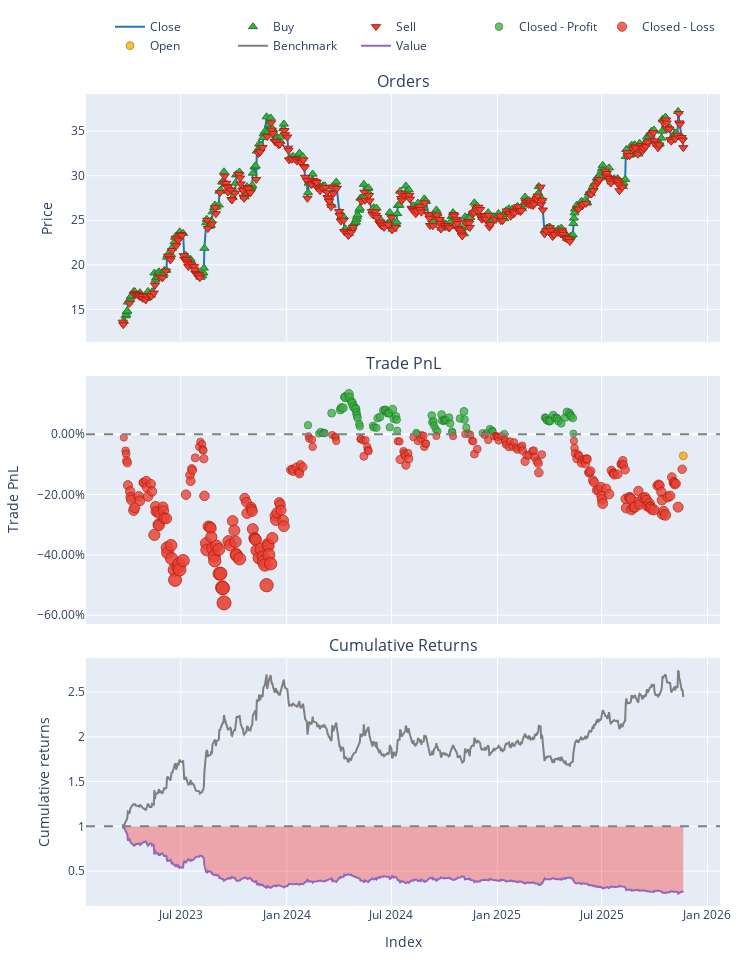

Notebook code cell kept with this figure:
### Code cell
## 2020-2025 

# Load Data
# (Ensure your CSV has columns like 'close', 'rsi', 'sma', etc.)
try:
    data = pd.read_csv('data/processed/CWCO_processed.csv')
    if 'Date' in data.columns:
        data['Date'] = pd.to_datetime(data['Date'])
        data.set_index('Date', inplace=True)
    print("Data loaded successfully.")
except FileNotFoundError:
    print("Error: Data file not found. Check path.")

# Split Train/Test
split_idx = int(len(data) * 0.7)
train_df = data.iloc[:split_idx]
#train_df = train_df.drop(columns=['open', 'high', 'low', 'volume', 'future_return'], errors='ignore')
test_df = data.iloc[split_idx:]
#test_df = test_df.drop(columns=['open', 'high', 'low', 'volume', 'future_return'], errors='ignore')

# Initialize Trainer
trainer = ModelTrainerRL(config['reinforcement_learning'])

print("Training PPO Agent...")


env_params = config['reinforcement_learning']['environment']

env_train = TradingEnvRL(
    train_df, 
    initial_balance=env_params.get('initial_balance', 10000),
    commission=env_params.get('commission', 0.001),
    lookback_window=env_params.get('lookback_window', 30)
)

result = trainer.train_ppo(env_train)
model = result['model'] 

print("Training Complete.")

print("Generating Agent Predictions on Test Data...")


env_params = config['reinforcement_learning']['environment']


env_test = TradingEnvRL(
    test_df, 
    initial_balance=env_params.get('initial_balance', 100000),
    commission=env_params.get('commission', 0.001),
    lookback_window=env_params.get('lookback_window', 30)
)

obs, _ = env_test.reset()
done = False
actions = []

# Manual Inference Loop
while not done:
    action, _ = model.predict(obs, deterministic=True)
    actions.append(action[0]) 
    obs, _, terminated, truncated, _ = env_test.step(action)
    done = terminated or truncated


#  RUN BACKTEST ---
print("Running Backtest...")


backtester = PortfolioBacktesterRL(env_params) 

portfolio = backtester.run_backtest(
    price_data=test_df['close'], 
    predicted_weights=np.array(actions),
    lookback_window=env_params.get('lookback_window', 30) # Important for data alignment
)
comparison = backtester.compare_with_buy_and_hold_rl()
# Show Metrics
metrics = backtester.get_performance_metrics()
print("\n--- Strategy Performance ---")
for k, v in metrics.items():
    print(f"{k}: {v:.4f}")

# Plot
portfolio.plot().show()

### Figure 1 — Plotly figure (JSON) as saved in the notebook; plotly's stock layout.template omitted (floating-point values rounded to 4 significant figures; data arrays with more than 128 entries replaced by an {"elided": "..."} marker saying what was removed)
{"data": [{"legendgroup": "0", "line": {"color": "#1f77b4"}, "name": "Close", "showlegend": true, "type": "scatter", "uid": "74bd0bb6-f994-49bf-8ecd-aef9102e5890", "x": {"elided": "671 str values"}, "xaxis": "x", "y": {"elided": "671 float values"}, "yaxis": "y"}, {"customdata": {"elided": "347x3 float values"}, "hovertemplate": "Order Id: %{customdata[0]}<br>Timestamp: %{x}<br>Price: %{y}<br>Size: %{customdata[1]:.6f}<br>Fees: %{customdata[2]:.6f}", "legendgroup": "1", "marker": {"color": "#37B13F", "line": {"color": "rgb(38,123,44)", "width": 1}, "size": 8, "symbol": "triangle-up"}, "mode": "markers", "name": "Buy", "type": "scatter", "uid": "209cf6bf-0b6f-4cc1-a7b9-d6e03befa467", "x": {"elided": "347 str values"}, "xaxis": "x", "y": {"elided": "347 float values"}, "yaxis": "y"}, {"customdata": {"elided": "324x3 float values"}, "hovertemplate": "Order Id: %{customdata[0]}<br>Timestamp: %{x}<br>Price: %{y}<br>Size: %{customdata[1]:.6f}<br>Fees: %{customdata[2]:.6f}", "legendgroup": "2", "marker": {"color": "#EA4335", "line": {"color": "rgb(181,31,18)", "width": 1}, "size": 8, "symbol": "triangle-down"}, "mode": "markers", "name": "Sell", "type": "scatter", "uid": "c940358f-265b-4cfb-bcf4-32a9a1231e94", "x": {"elided": "324 str values"}, "xaxis": "x", "y": {"elided": "324 float values"}, "yaxis": "y"}, {"customdata": {"elided": "88x4 float values"}, "hovertemplate": "Exit Trade Id: %{customdata[0]}<br>Position Id: %{customdata[1]}<br>Exit Timestamp: %{x}<br>PnL: %{customdata[2]:.6f}<br>Return: %{customdata[3]:.2%}", "legendgroup": "3", "marker": {"color": "#37B13F", "line": {"color": "rgb(38,123,44)", "width": 1}, "opacity": [0.758, 0.7504, 0.7521, 0.7508, 0.7514, 0.7507, 0.7686, 0.7715, 0.7735, 0.7733, 0.783, 0.7827, 0.7859, 0.7826, 0.7786, 0.7773, 0.7744, 0.773, 0.7722, 0.7692, 0.7667, 0.7644, 0.7591, 0.7569, 0.7575, 0.7559, 0.7556, 0.7641, 0.7652, 0.7711, 0.7715, 0.7709, 0.7688, 0.7693, 0.7686, 0.7561, 0.772, 0.7635, 0.7658, 0.7628, 0.7532, 0.7512, 0.7502, 0.7666, 0.7606, 0.7613, 0.7575, 0.7545, 0.7524, 0.7674, 0.7621, 0.7617, 0.7628, 0.7624, 0.7647, 0.7595, 0.7526, 0.7513, 0.7639, 0.7702, 0.7629, 0.756, 0.751, 0.7509, 0.751, 0.7546, 0.7532, 0.7522, 0.7503, 0.7646, 0.7643, 0.7624, 0.762, 0.7613, 0.7618, 0.7669, 0.7644, 0.7644, 0.7638, 0.7614, 0.7595, 0.7648, 0.7697, 0.7686, 0.7669, 0.7658, 0.7643, 0.7506], "size": [7.373, 7.02, 7.097, 7.038, 7.063, 7.034, 7.87, 8.001, 8.095, 8.086, 8.539, 8.525, 8.675, 8.522, 8.337, 8.274, 8.14, 8.073, 8.037, 7.897, 7.78, 7.672, 7.424, 7.32, 7.348, 7.276, 7.261, 7.66, 7.711, 7.984, 8.005, 7.977, 7.876, 7.899, 7.867, 7.287, 8.028, 7.63, 7.739, 7.598, 7.147, 7.055, 7.01, 7.773, 7.496, 7.529, 7.35, 7.209, 7.114, 7.811, 7.565, 7.546, 7.598, 7.579, 7.687, 7.444, 7.119, 7.062, 7.648, 7.942, 7.603, 7.278, 7.045, 7.043, 7.049, 7.217, 7.15, 7.101, 7.013, 7.684, 7.669, 7.578, 7.558, 7.529, 7.551, 7.787, 7.672, 7.672, 7.643, 7.532, 7.443, 7.691, 7.918, 7.869, 7.789, 7.739, 7.668, 7.026], "symbol": "circle"}, "mode": "markers", "name": "Closed - Profit", "type": "scatter", "uid": "cfd7c88d-9498-482d-99e1-f26463117040", "x": ["2024-02-07T00:00:00-05:00", "2024-02-26T00:00:00-05:00", "2024-02-29T00:00:00-05:00", "2024-03-04T00:00:00-05:00", "2024-03-06T00:00:00-05:00", "2024-03-07T00:00:00-05:00", "2024-03-19T00:00:00-04:00", "2024-04-03T00:00:00-04:00", "2024-04-05T00:00:00-04:00", "2024-04-08T00:00:00-04:00", "2024-04-11T00:00:00-04:00", "2024-04-12T00:00:00-04:00", "2024-04-18T00:00:00-04:00", "2024-04-19T00:00:00-04:00", "2024-04-23T00:00:00-04:00", "2024-04-24T00:00:00-04:00", "2024-04-26T00:00:00-04:00", "2024-04-29T00:00:00-04:00", "2024-04-30T00:00:00-04:00", "2024-05-01T00:00:00-04:00", "2024-05-02T00:00:00-04:00", "2024-05-03T00:00:00-04:00", "2024-05-06T00:00:00-04:00", "2024-05-07T00:00:00-04:00", "2024-05-30T00:00:00-04:00", "2024-05-31T00:00:00-04:00", "2024-06-05T00:00:00-04:00", "2024-06-07T00:00:00-04:00", "2024-06-11T00:00:00-04:00", "2024-06-17T00:00:00-04:00", "2024-06-20T00:00:00-04:00", "2024-06-21T00:00:00-04:00", "2024-06-24T00:00:00-04:00", "2024-06-26T00:00:00-04:00", "2024-06-27T00:00:00-04:00", "2024-06-28T00:00:00-04:00", "2024-07-03T00:00:00-04:00", "2024-07-05T00:00:00-04:00", "2024-07-09T00:00:00-04:00", "2024-07-10T00:00:00-04:00", "2024-07-11T00:00:00-04:00", "2024-08-13T00:00:00-04:00", "2024-08-15T00:00:00-04:00", "2024-09-09T00:00:00-04:00", "2024-09-10T00:00:00-04:00", "2024-09-12T00:00:00-04:00", "2024-09-13T00:00:00-04:00", "2024-09-16T00:00:00-04:00", "2024-09-19T00:00:00-04:00", "2024-09-26T00:00:00-04:00", "2024-09-27T00:00:00-04:00", "2024-09-30T00:00:00-04:00", "2024-10-02T00:00:00-04:00", "2024-10-04T00:00:00-04:00", "2024-10-09T00:00:00-04:00", "2024-10-11T00:00:00-04:00", "2024-10-14T00:00:00-04:00", "2024-10-15T00:00:00-04:00", "2024-10-28T00:00:00-04:00", "2024-11-04T00:00:00-05:00", "2024-11-05T00:00:00-05:00", "2024-11-08T00:00:00-05:00", "2024-11-11T00:00:00-05:00", "2024-12-06T00:00:00-05:00", "2024-12-13T00:00:00-05:00", "2024-12-19T00:00:00-05:00", "2024-12-23T00:00:00-05:00", "2024-12-24T00:00:00-05:00", "2025-01-13T00:00:00-05:00", "2025-03-25T00:00:00-04:00", "2025-03-26T00:00:00-04:00", "2025-03-28T00:00:00-04:00", "2025-03-31T00:00:00-04:00", "2025-04-01T00:00:00-04:00", "2025-04-03T00:00:00-04:00", "2025-04-08T00:00:00-04:00", "2025-04-11T00:00:00-04:00", "2025-04-14T00:00:00-04:00", "2025-04-15T00:00:00-04:00", "2025-04-17T00:00:00-04:00", "2025-04-22T00:00:00-04:00", "2025-04-29T00:00:00-04:00", "2025-05-02T00:00:00-04:00", "2025-05-06T00:00:00-04:00", "2025-05-08T00:00:00-04:00", "2025-05-09T00:00:00-04:00", "2025-05-12T00:00:00-04:00", "2025-05-13T00:00:00-04:00"], "xaxis": "x2", "y": [0.02984, 0.001697, 0.007855, 0.003131, 0.005125, 0.002777, 0.06954, 0.08007, 0.08754, 0.08684, 0.123, 0.1219, 0.1339, 0.1217, 0.1069, 0.1018, 0.09117, 0.08577, 0.0829, 0.07174, 0.06238, 0.05374, 0.03394, 0.02566, 0.02789, 0.02212, 0.02089, 0.05279, 0.0569, 0.07871, 0.08031, 0.07811, 0.07002, 0.07187, 0.0693, 0.02296, 0.08219, 0.05043, 0.0591, 0.04784, 0.01184, 0.004431, 0.0008855, 0.06178, 0.03968, 0.04229, 0.02801, 0.01673, 0.009196, 0.06487, 0.04517, 0.04365, 0.04785, 0.0463, 0.05491, 0.03558, 0.009589, 0.005004, 0.05187, 0.07533, 0.04826, 0.02226, 0.003679, 0.003495, 0.003946, 0.01738, 0.01207, 0.008176, 0.001095, 0.05468, 0.05351, 0.04623, 0.04467, 0.04232, 0.04406, 0.06294, 0.05379, 0.05379, 0.05142, 0.04257, 0.03547, 0.05527, 0.07343, 0.06946, 0.06309, 0.05908, 0.05347, 0.002141], "yaxis": "y2"}, {"customdata": {"elided": "259x4 float values"}, "hovertemplate": "Exit Trade Id: %{customdata[0]}<br>Position Id: %{customdata[1]}<br>Exit Timestamp: %{x}<br>PnL: %{customdata[2]:.6f}<br>Return: %{customdata[3]:.2%}", "legendgroup": "4", "marker": {"color": "#EA4335", "line": {"color": "rgb(181,31,18)", "width": 1}, "opacity": {"elided": "259 float values"}, "size": {"elided": "259 float values"}, "symbol": "circle"}, "mode": "markers", "name": "Closed - Loss", "type": "scatter", "uid": "5f7f5b31-b4ef-4e2f-8899-a9e1beccefbd", "x": {"elided": "259 str values"}, "xaxis": "x2", "y": {"elided": "259 float values"}, "yaxis": "y2"}, {"customdata": [[347.0, 0.0, -1871.0, -0.07193]], "hovertemplate": "Exit Trade Id: %{customdata[0]}<br>Position Id: %{customdata[1]}<br>Exit Timestamp: %{x}<br>PnL: %{customdata[2]:.6f}<br>Return: %{customdata[3]:.2%}", "legendgroup": "5", "marker": {"color": "#FFAA00", "line": {"color": "rgb(178,118,0)", "width": 1}, "opacity": [0.7693], "size": [7.9], "symbol": "circle"}, "mode": "markers", "name": "Open", "type": "scatter", "uid": "2a8f1928-67da-4260-b476-a61cc0a2298d", "x": ["2025-11-20T00:00:00-05:00"], "xaxis": "x2", "y": [-0.07193], "yaxis": "y2"}, {"legendgroup": "6", "line": {"color": "#7f7f7f"}, "name": "Benchmark", "showlegend": true, "type": "scatter", "uid": "969c32a3-35fa-4e20-98de-505c10e2188c", "x": {"elided": "671 str values"}, "xaxis": "x3", "y": {"elided": "671 float values"}, "yaxis": "y3"}, {"hoverinfo": "skip", "legendgroup": "7", "line": {"color": "rgba(0, 0, 0, 0)", "width": 0}, "opacity": 0, "showlegend": false, "type": "scatter", "uid": "b4bc8b53-42d6-4871-b72d-ccd18cf60f1c", "x": {"elided": "671 str values"}, "xaxis": "x3", "y": {"elided": "671 int values"}, "yaxis": "y3"}, {"connectgaps": false, "fill": "tonexty", "fillcolor": "rgba(0, 128, 0, 0.3)", "hoverinfo": "skip", "legendgroup": "7", "line": {"color": "rgba(0, 0, 0, 0)", "width": 0}, "opacity": 0, "showlegend": false, "type": "scatter", "uid": "037cc35b-7843-44e3-8051-48c53e1986f8", "x": {"elided": "671 str values"}, "xaxis": "x3", "y": {"elided": "671 float values"}, "yaxis": "y3"}, {"hoverinfo": "skip", "legendgroup": "7", "line": {"color": "rgba(0, 0, 0, 0)", "width": 0}, "opacity": 0, "showlegend": false, "type": "scatter", "uid": "4820e8b9-918d-4cb1-9c0b-9e694949eaec", "x": {"elided": "671 str values"}, "xaxis": "x3", "y": {"elided": "671 int values"}, "yaxis": "y3"}, {"connectgaps": false, "fill": "tonexty", "fillcolor": "rgba(255, 0, 0, 0.3)", "hoverinfo": "skip", "legendgroup": "7", "line": {"color": "rgba(0, 0, 0, 0)", "width": 0}, "opacity": 0, "showlegend": false, "type": "scatter", "uid": "6b470653-7768-4b84-a2d8-0923cd843f20", "x": {"elided": "671 str values"}, "xaxis": "x3", "y": {"elided": "671 float values"}, "yaxis": "y3"}, {"legendgroup": "8", "line": {"color": "#9467bd"}, "name": "Value", "showlegend": true, "type": "scatter", "uid": "9e81cd35-1973-4d53-a645-87e05bbe0832", "x": {"elided": "671 str values"}, "xaxis": "x3", "y": {"elided": "671 float values"}, "yaxis": "y3"}, {"hoverinfo": "skip", "legendgroup": "7", "line": {"color": "rgba(0, 0, 0, 0)", "width": 0}, "opacity": 0, "showlegend": false, "type": "scatter", "uid": "fe341f93-1d20-45ab-9ec1-af3ddd7b3c3d", "x": {"elided": "671 str values"}, "xaxis": "x3", "y": {"elided": "671 int values"}, "yaxis": "y3"}], "layout": {"annotations": [{"font": {"size": 16}, "showarrow": false, "text": "Orders", "x": 0.5, "xanchor": "center", "xref": "paper", "y": 1, "yanchor": "bottom", "yref": "paper"}, {"font": {"size": 16}, "showarrow": false, "text": "Trade PnL", "x": 0.5, "xanchor": "center", "xref": "paper", "y": 0.6528, "yanchor": "bottom", "yref": "paper"}, {"font": {"size": 16}, "showarrow": false, "text": "Cumulative Returns", "x": 0.5, "xanchor": "center", "xref": "paper", "y": 0.3056, "yanchor": "bottom", "yref": "paper"}], "height": 960, "legend": {"orientation": "h", "traceorder": "normal", "x": 1, "xanchor": "right", "y": 1.042, "yanchor": "bottom"}, "margin": {"b": 30, "l": 30, "r": 30, "t": 30}, "shapes": [{"line": {"color": "gray", "dash": "dash"}, "type": "line", "x0": 0, "x1": 1, "xref": "paper", "y0": 0, "y1": 0, "yref": "y2"}, {"line": {"color": "gray", "dash": "dash"}, "type": "line", "x0": 0, "x1": 1, "xref": "paper", "y0": 1, "y1": 1, "yref": "y3"}], "showlegend": true, "width": 750, "xaxis": {"anchor": "y", "domain": [0, 1], "matches": "x3", "showticklabels": false}, "xaxis2": {"anchor": "y2", "domain": [0, 1], "matches": "x3", "showticklabels": false}, "xaxis3": {"anchor": "y3", "domain": [0, 1], "title": {"text": "Index"}}, "yaxis": {"anchor": "x", "domain": [0.6944, 1], "title": {"text": "Price"}}, "yaxis2": {"anchor": "x2", "domain": [0.3472, 0.6528], "tickformat": ".2%", "title": {"text": "Trade PnL"}}, "yaxis3": {"anchor": "x3", "domain": [0, 0.3056], "title": {"text": "Cumulative returns"}}}}
